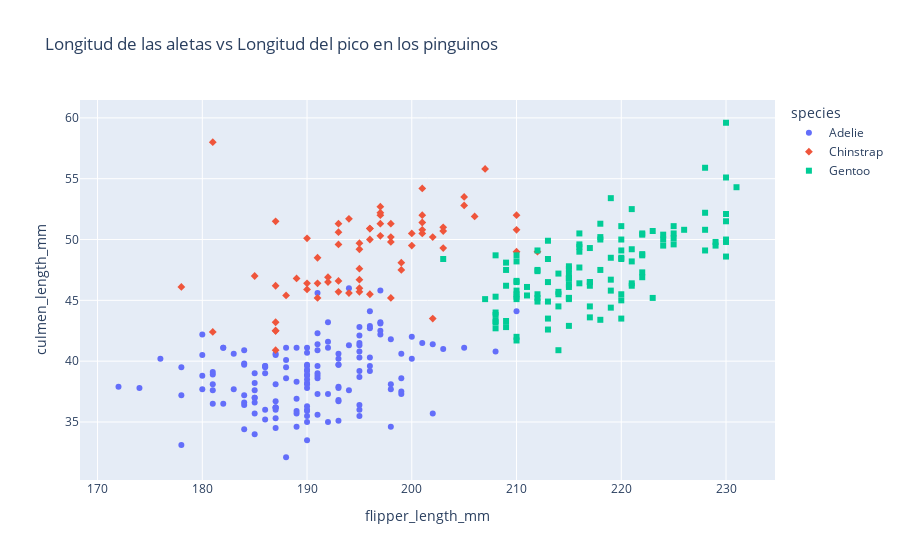

Notebook code for this chart:
### Code cell
#scatter plot con ploty
fig = px.scatter(
    df,
    x = 'flipper_length_mm',
    y = 'culmen_length_mm',
    title = 'Longitud de las aletas vs Longitud del pico en los pinguinos',
    symbol = 'species',
    color = 'species'
)
fig

### Figure 1 — Plotly figure (JSON) as saved in the notebook; plotly's stock layout.template omitted (floating-point values rounded to 4 significant figures; data arrays with more than 128 entries replaced by an {"elided": "..."} marker saying what was removed)
{"data": [{"hovertemplate": "species=Adelie<br>flipper_length_mm=%{x}<br>culmen_length_mm=%{y}<extra></extra>", "legendgroup": "Adelie", "marker": {"color": "#636efa", "symbol": "circle"}, "mode": "markers", "name": "Adelie", "orientation": "v", "showlegend": true, "type": "scatter", "x": {"elided": "146 int values"}, "xaxis": "x", "y": {"elided": "146 float values"}, "yaxis": "y"}, {"hovertemplate": "species=Chinstrap<br>flipper_length_mm=%{x}<br>culmen_length_mm=%{y}<extra></extra>", "legendgroup": "Chinstrap", "marker": {"color": "#EF553B", "symbol": "diamond"}, "mode": "markers", "name": "Chinstrap", "orientation": "v", "showlegend": true, "type": "scatter", "x": [192, 196, 193, 188, 197, 198, 178, 197, 195, 198, 193, 194, 185, 201, 190, 201, 197, 181, 190, 195, 181, 191, 187, 193, 195, 197, 200, 200, 191, 205, 187, 201, 187, 203, 195, 199, 195, 210, 192, 205, 210, 187, 196, 196, 196, 201, 190, 212, 187, 198, 199, 201, 193, 203, 187, 197, 191, 203, 202, 194, 206, 189, 195, 207, 202, 193, 210, 198], "xaxis": "x", "y": [46.5, 50, 51.3, 45.4, 52.7, 45.2, 46.1, 51.3, 46, 51.3, 46.6, 51.7, 47, 52, 45.9, 50.5, 50.3, 58, 46.4, 49.2, 42.4, 48.5, 43.2, 50.6, 46.7, 52, 50.5, 49.5, 46.4, 52.8, 40.9, 54.2, 42.5, 51, 49.7, 47.5, 47.6, 52, 46.9, 53.5, 49, 46.2, 50.9, 45.5, 50.9, 50.8, 50.1, 49, 51.5, 49.8, 48.1, 51.4, 45.7, 50.7, 42.5, 52.2, 45.2, 49.3, 50.2, 45.6, 51.9, 46.8, 45.7, 55.8, 43.5, 49.6, 50.8, 50.2], "yaxis": "y"}, {"hovertemplate": "species=Gentoo<br>flipper_length_mm=%{x}<br>culmen_length_mm=%{y}<extra></extra>", "legendgroup": "Gentoo", "marker": {"color": "#00cc96", "symbol": "square"}, "mode": "markers", "name": "Gentoo", "orientation": "v", "showlegend": true, "type": "scatter", "x": [211, 230, 210, 218, 215, 210, 211, 219, 209, 215, 214, 216, 214, 213, 210, 217, 210, 221, 209, 222, 218, 215, 213, 215, 215, 215, 215, 210, 220, 222, 209, 207, 230, 220, 220, 213, 219, 208, 208, 208, 225, 210, 216, 222, 217, 210, 225, 213, 215, 210, 220, 210, 225, 217, 220, 208, 220, 208, 224, 208, 221, 214, 231, 219, 230, 229, 220, 223, 216, 221, 221, 217, 216, 230, 209, 220, 215, 223, 212, 221, 212, 224, 212, 228, 218, 218, 212, 230, 218, 228, 212, 224, 214, 226, 216, 222, 203, 225, 219, 228, 215, 228, 215, 210, 219, 208, 209, 216, 229, 213, 230, 217, 230, 217, 222, 214, 215, 222, 212, 213], "xaxis": "x", "y": [46.1, 50, 48.7, 50, 47.6, 46.5, 45.4, 46.7, 43.3, 46.8, 40.9, 49, 45.5, 48.4, 45.8, 49.3, 42, 49.2, 46.2, 48.7, 50.2, 45.1, 46.5, 46.3, 42.9, 46.1, 47.8, 48.2, 50, 47.3, 42.8, 45.1, 59.6, 49.1, 48.4, 42.6, 44.4, 44, 48.7, 42.7, 49.6, 45.3, 49.6, 50.5, 43.6, 45.5, 50.5, 44.9, 45.2, 46.6, 48.5, 45.1, 50.1, 46.5, 45, 43.8, 45.5, 43.2, 50.4, 45.3, 46.2, 45.7, 54.3, 45.8, 49.8, 49.5, 43.5, 50.7, 47.7, 46.4, 48.2, 46.5, 46.4, 48.6, 47.5, 51.1, 45.2, 45.2, 49.1, 52.5, 47.4, 50, 44.9, 50.8, 43.4, 51.3, 47.5, 52.1, 47.5, 52.2, 45.5, 49.5, 44.5, 50.8, 49.4, 46.9, 48.4, 51.1, 48.5, 55.9, 47.2, 49.1, 46.8, 41.7, 53.4, 43.3, 48.1, 50.5, 49.8, 43.5, 51.5, 46.2, 55.1, 44.5, 48.8, 47.2, 46.8, 50.4, 45.2, 49.9], "yaxis": "y"}], "layout": {"legend": {"title": {"text": "species"}, "tracegroupgap": 0}, "title": {"text": "Longitud de las aletas vs Longitud del pico en los pinguinos"}, "xaxis": {"anchor": "y", "domain": [0, 1], "title": {"text": "flipper_length_mm"}}, "yaxis": {"anchor": "x", "domain": [0, 1], "title": {"text": "culmen_length_mm"}}}}
